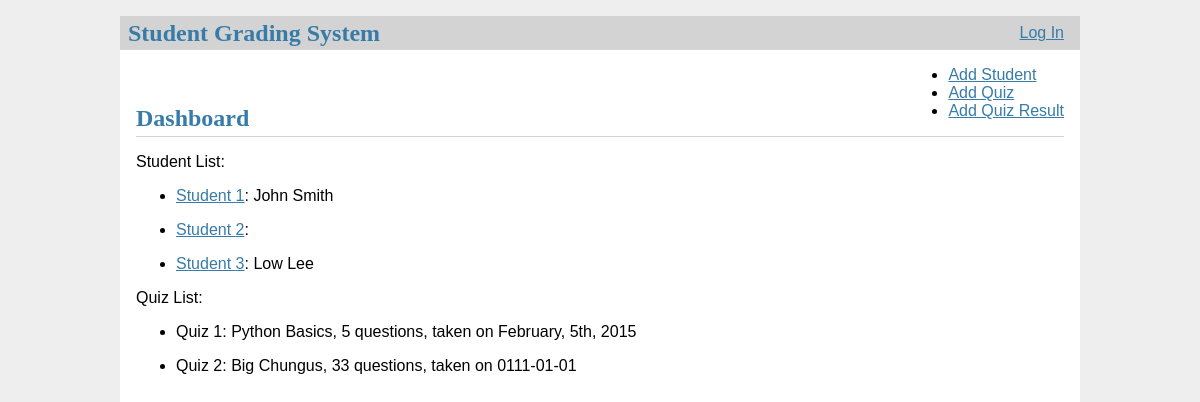
Before: /dashboard (signed in) with the older database file.
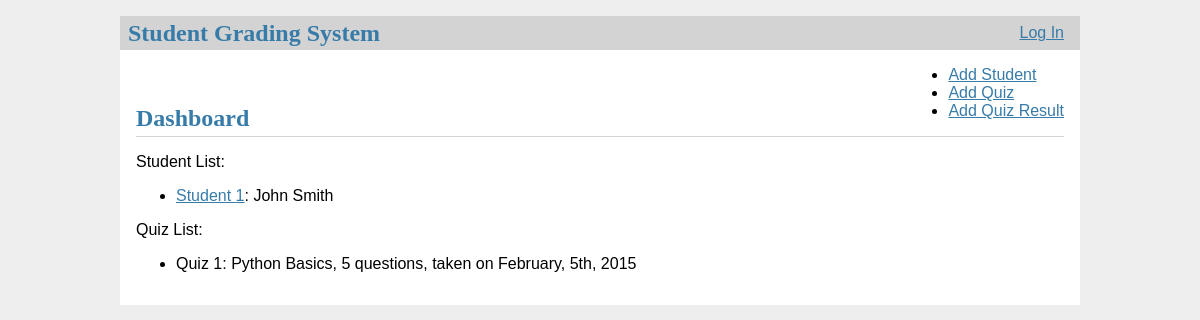
After: the same page with the newer database file.
### tables this page shows
CREATE TABLE students
( 
	student_id INTEGER PRIMARY KEY,
    student_last_name varchar(255) NOT NULL,
    student_first_name varchar(255) NOT NULL
);

CREATE TABLE quizzes
(
	quiz_id INTEGER PRIMARY KEY,
    quiz_subject varchar(255) NOT NULL,
    quiz_questions int NOT NULL,
    quiz_date date NOT NULL
);

### studentreportapp.py (the view)
@app.route('/dashboard')
@login_required
def dashboard():
    conn = sqlite3.connect(hw12_db)
    with conn:
        cur = conn.cursor()
        cur.execute("SELECT * FROM students")
        student_rows = cur.fetchall()
        cur.execute("SELECT * FROM quizzes")
        quiz_rows = cur.fetchall()
    return render_template('dashboard.html', student_rows = student_rows, quiz_rows = quiz_rows)

### studentreportapp.py (called while the page is built)
def login_required(view):
    @functools.wraps(view)
    def wrapped_view(**kwargs):
        if session.get('user_id') is None:
            return redirect('/login')
        return view(**kwargs)
    return wrapped_view

### templates/dashboard.html
{% extends 'base.html' %}
{% block header %}
  <h1>{% block title %}Dashboard{% endblock %}</h1>
  <ul>
    <li><a href="{{ url_for('add_student') }}">Add Student</a></li>
    <li><a href="{{ url_for('add_quiz') }}">Add Quiz</a></li>
    <li><a href="{{ url_for('add_results') }}">Add Quiz Result</a></li>
  </ul>
{% endblock %}
{% block content %}
    <p>Student List:</p>
    {% for student in student_rows %}
    <ul>
        <li><a href="/student/{{student[0]}}">Student {{student[0]}}</a>: {{student[2]}} {{student[1]}}</li>
    </ul>
    {% endfor %}
    <p>Quiz List:</p>
    {% for quiz in quiz_rows %}
    <ul>
        <li>Quiz {{quiz[0]}}: {{quiz[1]}}, {{quiz[2]}} questions, taken on {{quiz[3]}}</li>
    </ul>
    {% endfor %}
{% endblock %}

### templates/base.html (shortened to what this page needs)
<!doctype html>
<link rel="stylesheet" href="{{ url_for('static', filename='style.css') }}">
<nav>
  <h1>Student Grading System</h1>
  <ul>
      <li><a href="{{ url_for('login') }}">Log In</a>
  </ul>
</nav>
<section class="content">
  <header>
    {% block header %}{% endblock %}
  </header>
  {% block content %}{% endblock %}
</section>

### static/style.css (style rules this page uses)
h1 { font-family: serif; color: #377ba8; margin: 1rem 0; }
a { color: #377ba8; }
nav { background: lightgray; display: flex; align-items: center; padding: 0 0.5rem; }
nav h1 { flex: auto; margin: 0; }
nav ul { display: flex; list-style: none; margin: 0; padding: 0; }
nav ul li a, nav ul li span, header .action { display: block; padding: 0.5rem; }
.content { padding: 0 1rem 1rem; }
.content > header { border-bottom: 1px solid lightgray; display: flex; align-items: flex-end; }
.content > header h1 { flex: auto; margin: 1rem 0 0.25rem 0; }
.content:last-child { margin-bottom: 0; }

Changed rows visible on the page:
removed students: student_id "2"
removed students: student_id "3", student_first_name "Low", student_last_name "Lee"
removed quizzes: quiz_id "2", quiz_subject "Big Chungus", quiz_questions "33", quiz_date "0111-01-01"
